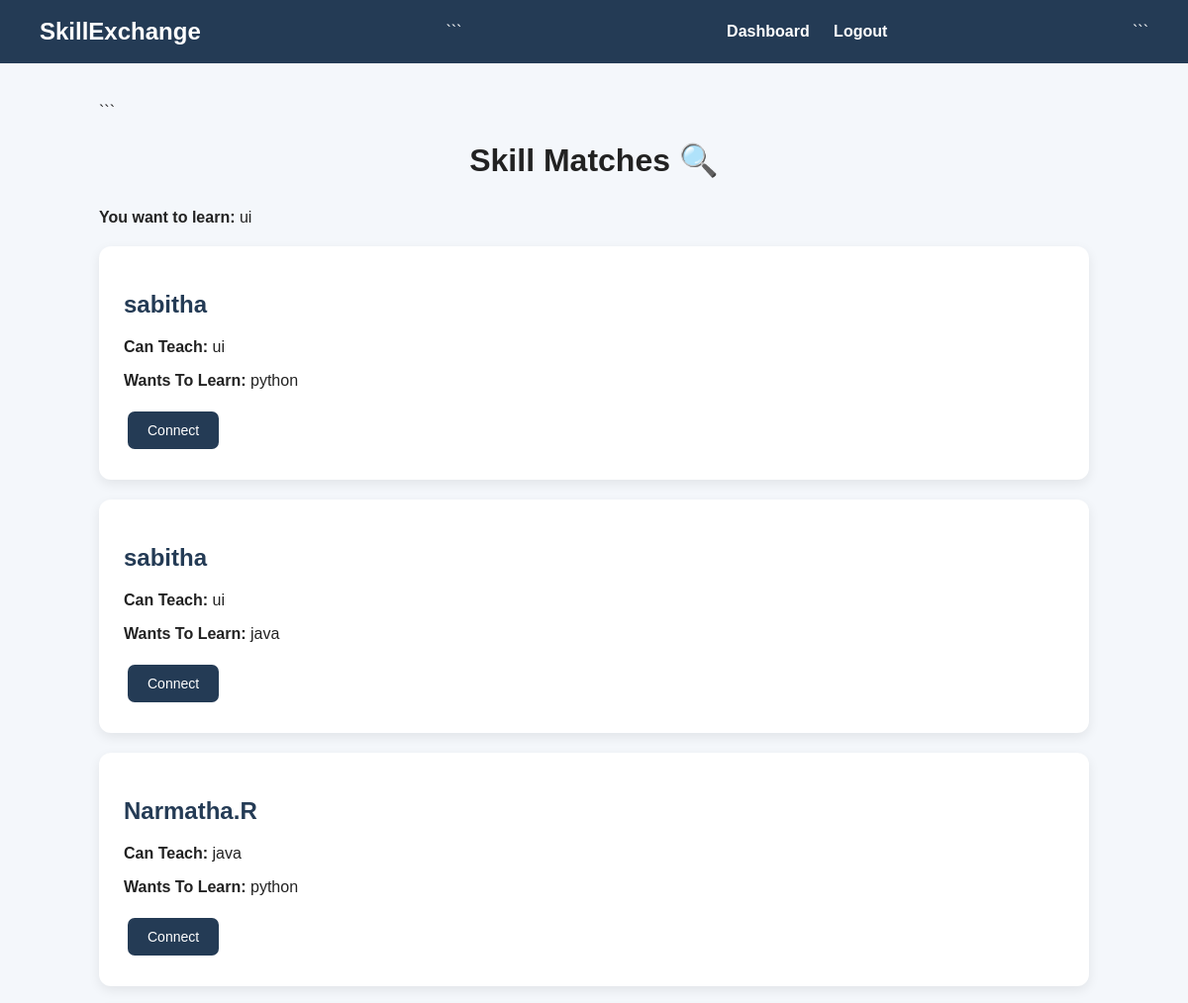
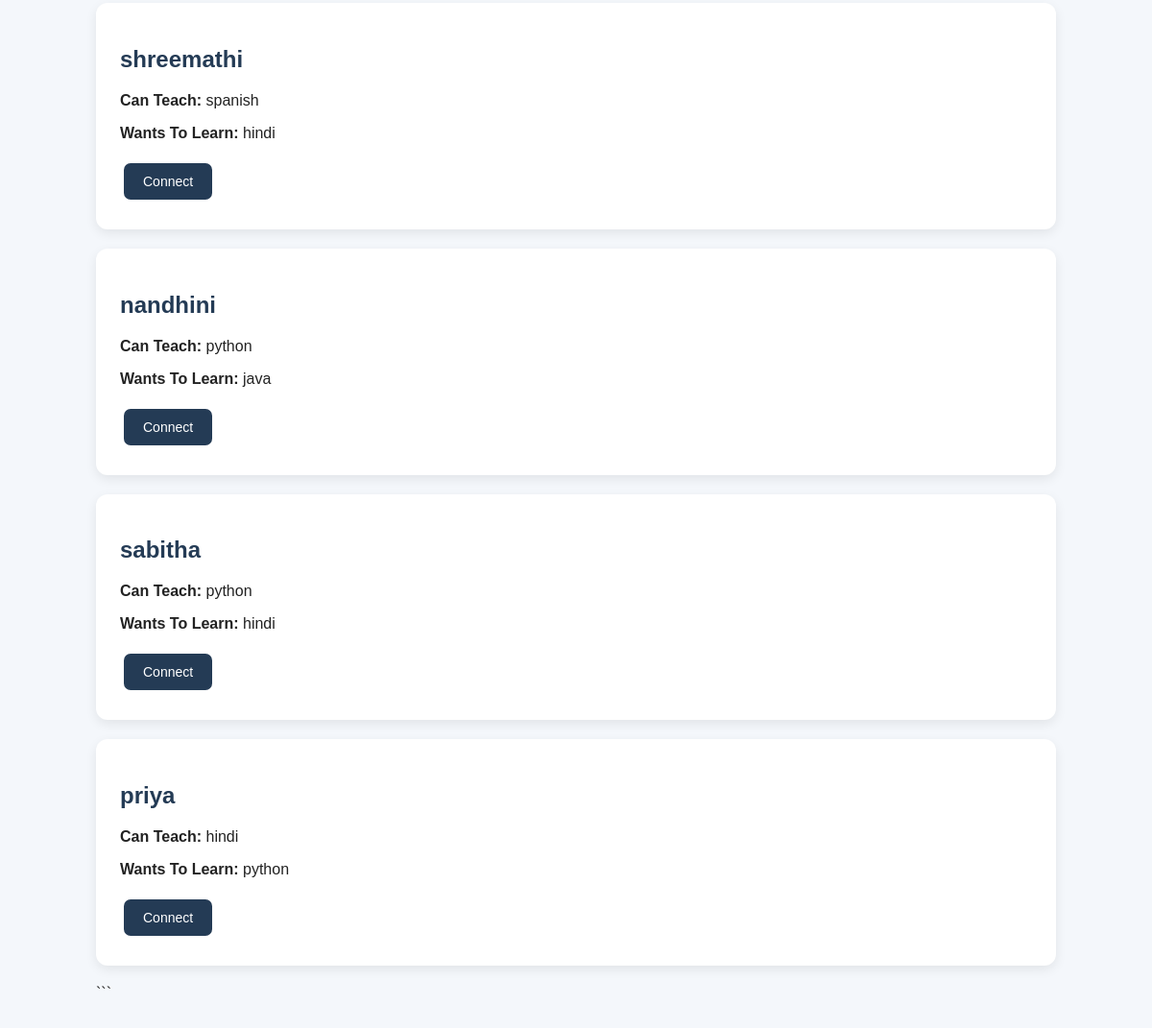
Screenshot of /matches (signed in) with the database file from the repository (2 pictures, top to bottom).
### tables this page shows
CREATE TABLE users (
            id INTEGER PRIMARY KEY AUTOINCREMENT,
            name TEXT NOT NULL,
            email TEXT UNIQUE NOT NULL,
            password TEXT NOT NULL,
            teach_skill TEXT,
            learn_skill TEXT
        );

### app.py (the view)
@app.route("/matches")
def matches():
    if "user_id" not in session:
        return redirect("/login")
    conn = get_db()
    current_user = conn.execute("""
        SELECT * FROM users
        WHERE id = ?
    """, (session["user_id"],)).fetchone()
    users = conn.execute("""
        SELECT * FROM users
        WHERE id != ?
        ORDER BY
        CASE
            WHEN LOWER(teach_skill) = LOWER(?) THEN 0
            ELSE 1
        END
    """, (
        session["user_id"],
        current_user["learn_skill"]
    )).fetchall()
    conn.close()
    return render_template(
        "matches.html",
        users=users,
        current_user=current_user
    )

### app.py (called while the page is built)
def get_db():
    conn = sqlite3.connect(DATABASE)
    conn.row_factory = sqlite3.Row
    return conn

### templates/matches.html (shortened to what this page needs)
<!DOCTYPE html>
<html>
<head>
    <link rel="stylesheet" href="{{ url_for('static', filename='style.css') }}">
</head>
<body>
<nav>
    <h2>SkillExchange</h2>
```
<div>
    <a href="/dashboard">Dashboard</a>
    <a href="/logout">Logout</a>
</div>
```
</nav>
<div class="dashboard">
```
<h1>Skill Matches 🔍</h1>
<p>
    <b>You want to learn:</b>
    {{ current_user["learn_skill"] }}
</p>
{% if users %}
    {% for person in users %}
    <div class="card">
        <h2>{{ person["name"] }}</h2>
        <p>
            <b>Can Teach:</b>
            {{ person["teach_skill"] }}
        </p>
        <p>
            <b>Wants To Learn:</b>
            {{ person["learn_skill"] }}
        </p>
        <a href="/connect/{{ person['id'] }}">
            <button>Connect</button>
        </a>
    </div>
    {% endfor %}
{% else %}
    <div class="card">
        <h2>No other users yet 😔</h2>
        <p>Register another user to see skill matches.</p>
    </div>
{% endif %}
```
</div>
</body>
</html>

### static/style.css (style rules this page uses)
* { box-sizing: border-box; }
body { margin: 0; font-family: Arial, sans-serif; background: #f4f7fb; color: #222; }
nav { background: #243b55; color: white; padding: 18px 40px; display: flex; justify-content: space-between; align-items: center; }
nav h2 { margin: 0; }
nav a { color: white; text-decoration: none; margin-left: 20px; font-weight: bold; }
.dashboard { width: 85%; max-width: 1000px; margin: 40px auto; }
.dashboard > h1 { text-align: center; margin-bottom: 30px; }
.card { background: white; padding: 25px; margin: 20px 0; border-radius: 12px; box-shadow: 0 4px 12px rgba(0, 0, 0, 0.08); }
.card h2 { color: #243b55; }
button { background: #243b55; color: white; border: none; padding: 11px 20px; border-radius: 7px; cursor: pointer; margin: 6px 4px; font-size: 14px; }
a { text-decoration: none; }

### rows the page displays
users: learn_skill "ui"
users: name "sabitha", teach_skill "ui", learn_skill "python"
users: name "sabitha", teach_skill "ui", learn_skill "java"
users: name "Narmatha.R", teach_skill "java", learn_skill "python"
users: name "shreemathi", teach_skill "spanish", learn_skill "hindi"
users: name "nandhini", teach_skill "python", learn_skill "java"
users: name "sabitha", teach_skill "python", learn_skill "hindi"
users: name "priya", teach_skill "hindi", learn_skill "python"
